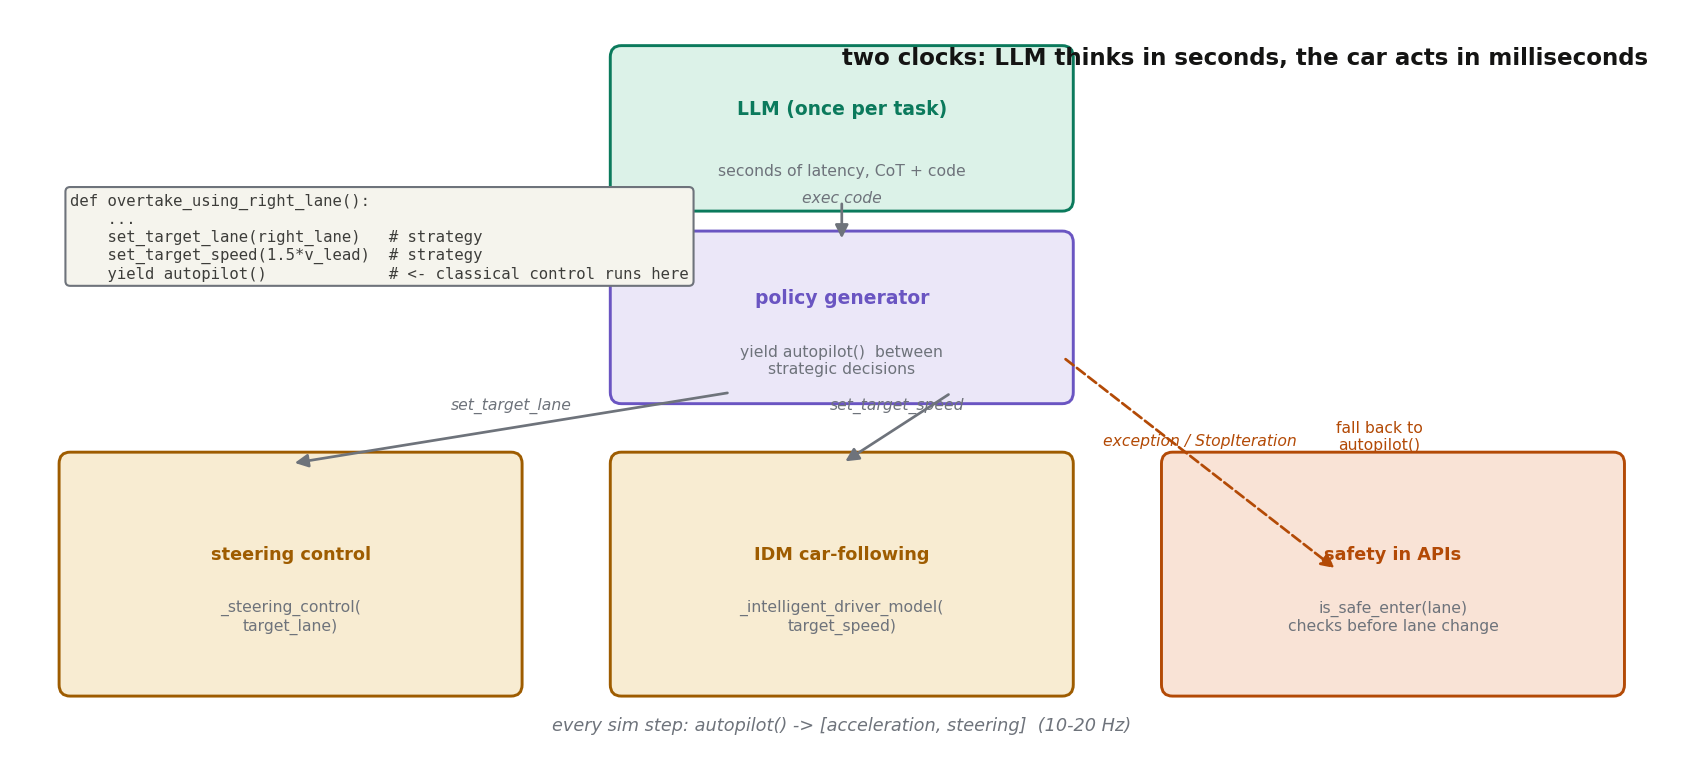

This figure's Python source:
"""The handoff loop: LLM policy sets strategic params; classical controllers act every step."""
import matplotlib
matplotlib.use("Agg")
import matplotlib.pyplot as plt
from matplotlib.patches import FancyBboxPatch, FancyArrowPatch

plt.rcParams["font.family"] = "DejaVu Sans"
plt.rcParams["font.size"] = 8.5

IN, OUT, OP, ALT, LOSS, WIRE = "#1a6fa3", "#9e5c00", "#0b7a5c", "#6a55c2", "#b34a06", "#6e737b"

fig, ax = plt.subplots(figsize=(12, 5.2))
ax.set_xlim(0, 12)
ax.set_ylim(0, 5.2)
ax.axis("off")

def box(x, y, w, h, label, sub, fc, ec, fs=9):
    b = FancyBboxPatch((x, y), w, h, boxstyle="round,pad=0.08", fc=fc, ec=ec, lw=1.4)
    ax.add_patch(b)
    ax.text(x + w / 2, y + h / 2 + 0.14, label, ha="center", va="center",
            fontsize=fs, weight="bold", color=ec)
    ax.text(x + w / 2, y + h / 2 - 0.3, sub, ha="center", va="center",
            fontsize=7.5, color=WIRE)
    return b

def arrow(x1, y1, x2, y2, label=None, ls="-", c=WIRE):
    a = FancyArrowPatch((x1, y1), (x2, y2), arrowstyle="-|>", mutation_scale=13,
                        lw=1.3, color=c, linestyle=ls)
    ax.add_patch(a)
    if label:
        ax.text((x1 + x2) / 2, (y1 + y2) / 2 + 0.13, label, ha="center",
                fontsize=7.5, color=c, style="italic")

# LLM one-shot at top
box(4.4, 3.9, 3.2, 1.0, "LLM (once per task)", "seconds of latency, CoT + code", "#dcf2e8", OP, fs=9)
ax.text(6.0, 4.85, "two clocks: LLM thinks in seconds, the car acts in milliseconds",
        fontsize=11, weight="bold", color="#141413")

# policy generator
box(4.4, 2.55, 3.2, 1.05, "policy generator", "yield autopilot()  between\nstrategic decisions", "#ebe7f8", ALT, fs=9)
arrow(6.0, 3.9, 6.0, 3.6, "exec code")

# classical control at bottom
box(0.4, 0.5, 3.2, 1.55, "steering control", "_steering_control(\ntarget_lane)", "#f8ecd2", OUT, fs=8.5)
box(4.4, 0.5, 3.2, 1.55, "IDM car-following", "_intelligent_driver_model(\ntarget_speed)", "#f8ecd2", OUT, fs=8.5)
box(8.4, 0.5, 3.2, 1.55, "safety in APIs", "is_safe_enter(lane)\nchecks before lane change", "#f9e3d6", LOSS, fs=8.5)
ax.text(6.0, 0.18, "every sim step: autopilot() -> [acceleration, steering]  (10-20 Hz)",
        ha="center", fontsize=8.5, color=WIRE, style="italic")

# arrows down: strategic params
arrow(5.2, 2.55, 2.0, 2.05, "set_target_lane")
arrow(6.8, 2.55, 6.0, 2.05, "set_target_speed")

# exception fallback
arrow(7.6, 2.8, 9.6, 1.3, "exception / StopIteration", ls="--", c=LOSS)
ax.text(9.9, 2.15, "fall back to\nautopilot()", fontsize=7.5, color=LOSS, ha="center")

# example code snippet
ax.text(0.4, 3.35,
        'def overtake_using_right_lane():\n'
        '    ...\n'
        '    set_target_lane(right_lane)   # strategy\n'
        '    set_target_speed(1.5*v_lead)  # strategy\n'
        '    yield autopilot()             # <- classical control runs here',
        fontsize=7.5, family="monospace", color="#3d3d3a",
        bbox=dict(boxstyle="round,pad=0.3", fc="#f5f4ed", ec=WIRE))

plt.tight_layout()
plt.savefig("/home/hatch/workspace/your_files/paper-xray-100/papers/078-Agent-lampilot/fig-yield-loop.png",
            dpi=150, bbox_inches="tight")
print("saved fig-yield-loop.png")
